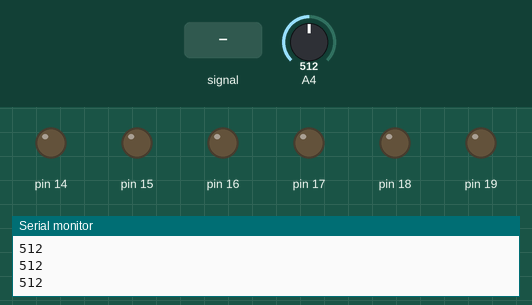
Recording of a sketch running on a simulated Arduino Uno, built with avr-gcc and run on an emulated ATmega328P. Shown: output pins drawn as LEDs (lit = HIGH), the last lines printed to the serial monitor. The test bench sets the inputs (shaded band); at power-on: A4 = 512.

Above: at 0.8 s.
0.9 s: A4 fed a 200 Hz sine of ±460 counts around its level
At 3.2 s:
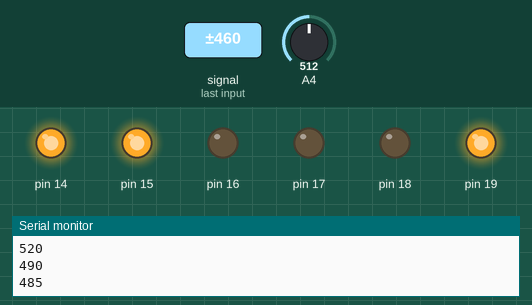
3.9 s: A4 set to 900
At 5.1 s:
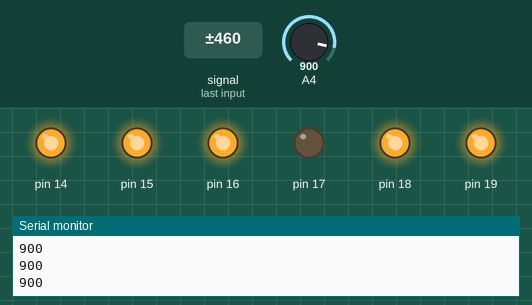
5.4 s: A4 set to 734
6.9 s: A4 set to 716
8.4 s: A4 fed a 2 Hz sine of ±306 counts around its level
At 9.6 s:
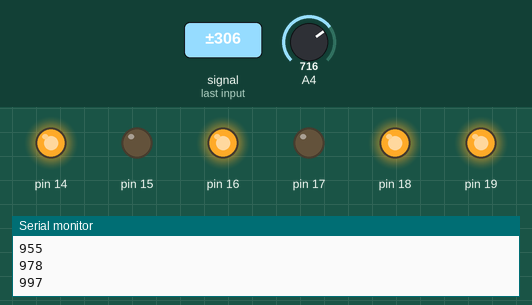
11.4 s: A4 fed a 50 Hz sine of ±306 counts around its level
At 18.2 s:
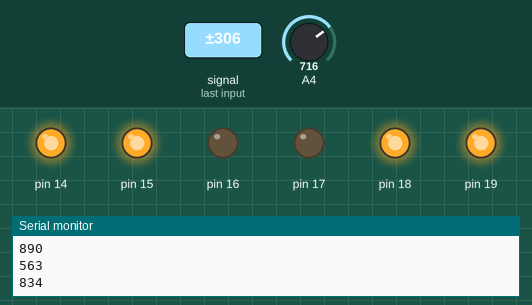
Timing chart, 0 to 24.1 s (numbered marks = the images above; inputs shaded):
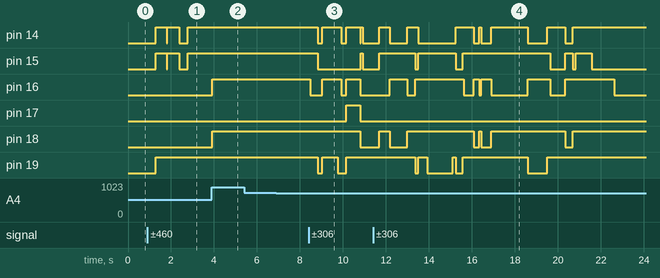

Measured:
- after the input at 0.9 s, pin 14, pin 15: goes HIGH 0.51 s, LOW 0.02 s, HIGH 0.55 s, LOW 0.40 s, then HIGH, starting after 0.40 s; pin 19: LOW → HIGH after 0.40 s
- after the input at 3.9 s, pin 14, pin 15: stays HIGH (without the input it goes to LOW after 0.35 s); pin 16, pin 18: LOW → HIGH at once
- after the input at 8.4 s, pin 14: goes LOW 0.20 s, HIGH 0.90 s, LOW 0.23 s, HIGH 0.66 s, LOW 0.01 s, HIGH 0.11 s, then LOW, starting after 0.43 s; pin 15: HIGH → LOW after 0.43 s, → HIGH 2.0 s later, → LOW 0.11 s later
- after the input at 11.4 s, pin 17: stops changing and stays LOW

The sketch:

23.1.ino
```cpp
#include <avr/io.h>
#include <util/delay.h>
#include <avr/interrupt.h>

int num[] = {0xF6, 0x60, 0xD5, 0xF1, 0x63, 0xB3, 0xB7, 0xE0, 0xF7, 0xF3, 0x3D, 0x37, 0x96, 0x75, 0x66, 0x90};

#define BITN(BIT_NUM)               (0x01 << (BIT_NUM))
#define SET_BIT(PORT, BIT_NUM)      ((PORT) |= (BITN(BIT_NUM)))
#define CHECK_BIT(PORT, BIT_NUM)    ((PORT) & (BITN(BIT_NUM)))
#define CLEAR_BIT(PORT, BIT_NUM)    ((PORT) &= (~(BITN(BIT_NUM))))
int i = 0;
long result, average;

void compare()
{
  if(average == 590){
    PORTC = num[0];
  }
  if(average == 517){
    PORTC = num[1];
  }
  if(average == 688){
    PORTC = num[2];
  }
  if(average == 768){
    PORTC = num[3];
  }
  if(average == 486 || average == 487){
    PORTC = num[4];
  }
  if(average == 636){
    PORTC = num[5];
  }
  if(average == 705){
    PORTC = num[6];
  }
  if(average == 471 || average == 472){
    PORTC = num[7];
  }
  if(average == 610){
    PORTC = num[8];
  }
  if(average == 672 || average == 673){
    PORTC = num[9];
  }
  if(average == 1006){
    PORTC = num[10];
  }
  if(average == 900){
    PORTC = num[11];
  }
  if(average == 849){
    PORTC = num[12];
  }
  if(average == 811){
    PORTC = num[13];
  }
  if(average == 648 || average == 649){
    PORTC = num[14];
  }
  if(average == 459 || average == 460){
    PORTC = num[15];
  }

}

int main(void)
{
  Serial.begin(2000000);
  DDRC = 0xFF;
  PORTD = 0x00;
  while(true)
  {
    ADMUX = 0x44;
    ADCSRA = 0xC7;
    while(CHECK_BIT(ADCSRA, ADSC));
    result += ADCW;
    i++;
    if(i > 99){
      average = result/100;
      Serial.println(average);
      compare();
      result = 0;
      average = 0;
      i = 0;
    }
  }
}
```
